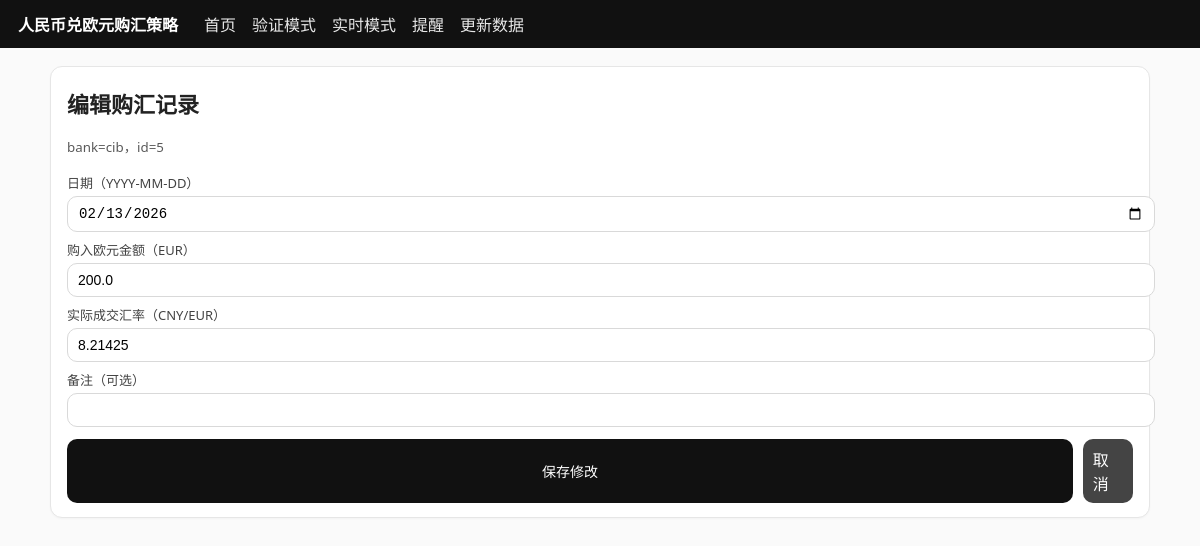
Page /purchase/edit/5?bank=cib on the committed database.
### tables this page shows
CREATE TABLE purchases (
  id INTEGER PRIMARY KEY AUTOINCREMENT,
  bank TEXT NOT NULL,
  date TEXT NOT NULL,         -- ISO yyyy-mm-dd
  eur REAL NOT NULL,
  rate REAL NOT NULL,
  cny_cost REAL NOT NULL,
  note TEXT
);

### app.py (the view, shortened to what this page needs)
    @app.route("/purchase/edit/<int:purchase_id>", methods=["GET", "POST"])
    def purchase_edit(purchase_id: int):
        db_path = app.config["FX_DB_PATH"]
        bank = request.values.get("bank", "")
        p = get_purchase(db_path, purchase_id)
        if not p:
            flash("未找到该购汇记录。")
            return redirect(url_for("realtime", bank=bank or "cib"))
        bank = bank or p.get("bank") or "cib"
        return render_template(
            "purchase_edit.html",
            title=APP_TITLE,
            bank=bank,
            purchase=p,
        )

### services/db.py (called while the page is built)
def connect(db_path: str) -> sqlite3.Connection:
    Path(db_path).parent.mkdir(parents=True, exist_ok=True)
    con = sqlite3.connect(db_path, detect_types=sqlite3.PARSE_DECLTYPES)
    con.row_factory = sqlite3.Row
    return con

def get_purchase(db_path: str, purchase_id: int) -> Optional[Dict[str, Any]]:
    con = connect(db_path)
    try:
        row = con.execute(
            "SELECT id, bank, date, eur, rate, cny_cost, note FROM purchases WHERE id=?",
            (int(purchase_id),),
        ).fetchone()
        if not row:
            return None
        return {
            "id": int(row["id"]),
            "bank": row["bank"],
            "date": row["date"],
            "eur": float(row["eur"]),
            "rate": float(row["rate"]),
            "cny_cost": float(row["cny_cost"]),
            "note": row["note"] or "",
        }
    finally:
        con.close()

### templates/purchase_edit.html (shortened to what this page needs)
{% extends "base.html" %}
{% block content %}
  <div class="card">
    <h1>编辑购汇记录</h1>
    <p><small class="muted">bank={{ bank }}，id={{ purchase.id }}</small></p>
    <form method="post">
      <label>日期（YYYY-MM-DD）</label>
      <input type="date" name="date" value="{{ purchase.date }}" placeholder="YYYY-MM-DD">
      <label>购入欧元金额（EUR）</label>
      <input name="eur" value="{{ purchase.eur }}">
      <label>实际成交汇率（CNY/EUR）</label>
      <input name="rate" value="{{ purchase.rate }}">
      <label>备注（可选）</label>
      <input name="note" value="{{ purchase.note }}">
      <div style="margin-top:12px; display:flex; gap:10px;">
        <button type="submit">保存修改</button>
        <a class="secondary" href="{{ url_for('realtime', bank=bank) }}" style="text-decoration:none; display:inline-block; padding:8px 10px; border-radius:10px; background:#444; color:#fff;">取消</a>
      </div>
    </form>
  </div>
{% endblock %}

### static/styles.css (style rules this page uses)
body { font-family: system-ui, -apple-system, Segoe UI, Roboto, Arial, "Microsoft YaHei", sans-serif; margin: 0; background: #fafafa; color: #222; }
.card { background: #fff; border: 1px solid #e6e6e6; border-radius: 12px; padding: 14px 16px; margin: 14px 0; box-shadow: 0 1px 2px rgba(0,0,0,0.03); }
h1 { font-size: 22px; margin: 6px 0 10px; }
label { display:block; font-size: 13px; margin: 8px 0 4px; opacity: 0.85; }
input, select, button, textarea { width: 100%; padding: 8px 10px; border: 1px solid #d9d9d9; border-radius: 10px; font-size: 14px; }
button { cursor: pointer; background: #111; color: #fff; border: 0; }
form { margin: 0; }
small.muted { opacity: 0.75; }

### rows in the picture
purchases: bank "cib", id "5", date "02/13/2026", eur "200.0", rate "8.21425"

### other values in the picture
{{ title }} "人民币兑欧元购汇策略"
